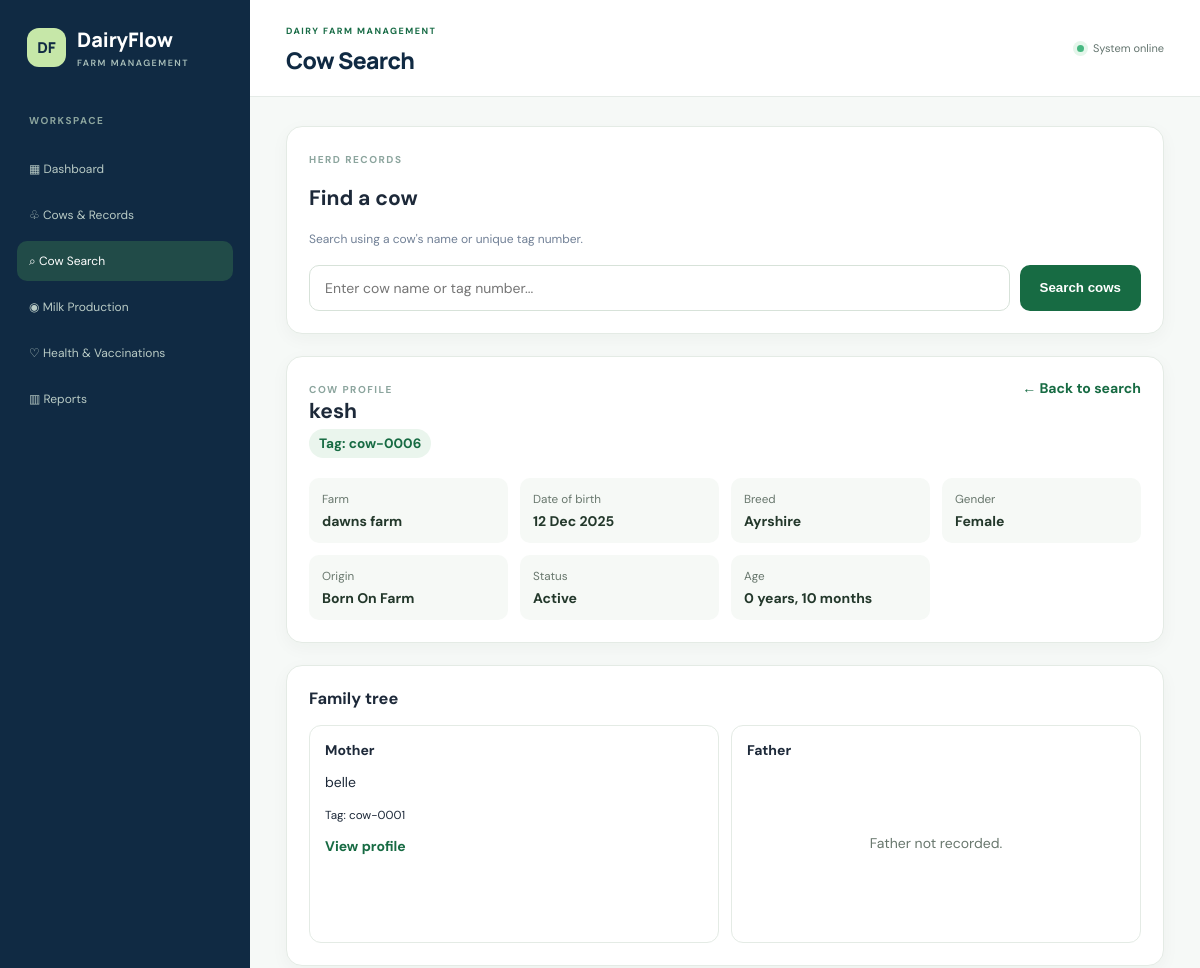
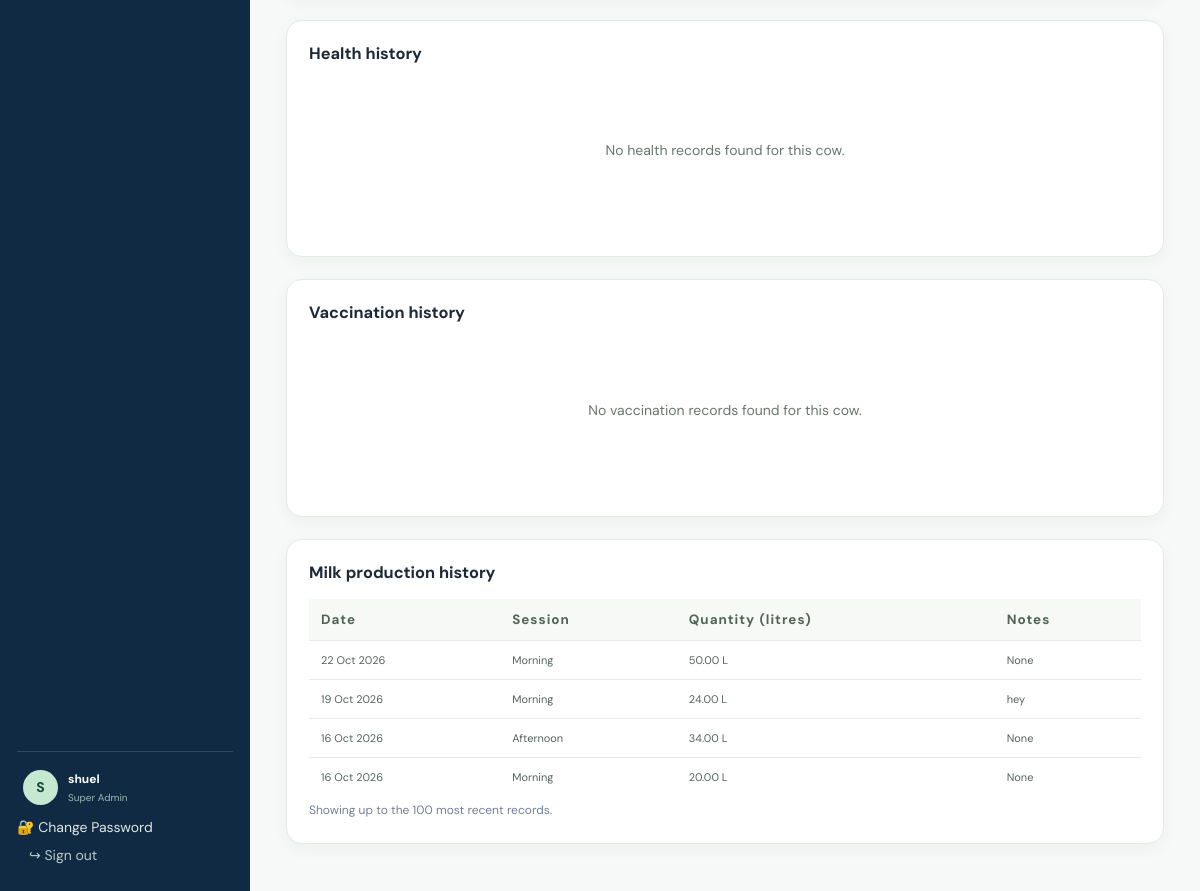
/search.php?cow_id=6 (signed in), run on the app's committed database (2 pictures, top to bottom).
### tables this page shows
CREATE TABLE `cows` (
  `cow_id` int(11) NOT NULL,
  `farm_id` int(11) NOT NULL,
  `tag_number` varchar(50) NOT NULL,
  `cow_name` varchar(100) DEFAULT NULL,
  `date_of_birth` date NOT NULL,
  `breed` varchar(100) DEFAULT NULL,
  `gender` enum('female','male') NOT NULL,
  `origin` enum('born_on_farm','acquired') NOT NULL DEFAULT 'acquired',
  `mother_id` int(11) DEFAULT NULL,
  `father_id` int(11) DEFAULT NULL,
  `status` enum('active','sick','pregnant','dry','sold','deceased') DEFAULT 'active',
  `notes` text DEFAULT NULL,
  `created_at` timestamp NOT NULL DEFAULT current_timestamp(),
  `manager_id` int(11) DEFAULT NULL
);

CREATE TABLE `farms` (
  `farm_id` int(11) NOT NULL,
  `farm_name` varchar(150) NOT NULL,
  `location` varchar(255) DEFAULT NULL,
  `contact_phone` varchar(30) DEFAULT NULL,
  `created_at` timestamp NOT NULL DEFAULT current_timestamp(),
  `status` enum('active','inactive') DEFAULT 'active'
);

CREATE TABLE `milk_production` (
  `production_id` int(11) NOT NULL,
  `farm_id` int(11) NOT NULL,
  `cow_id` int(11) DEFAULT NULL,
  `recorded_by` int(11) DEFAULT NULL,
  `production_date` date NOT NULL,
  `milking_session` enum('morning','afternoon','evening') NOT NULL,
  `quantity_litres` decimal(10,2) NOT NULL,
  `notes` text DEFAULT NULL,
  `created_at` timestamp NOT NULL DEFAULT current_timestamp()
);

### search.php (the view, shortened to what this page needs)
<?php
require_once __DIR__ . '/includes/auth.php';
$pdo->setAttribute(PDO::ATTR_ERRMODE, PDO::ERRMODE_EXCEPTION);
$pdo->setAttribute(PDO::ATTR_DEFAULT_FETCH_MODE, PDO::FETCH_ASSOC);
$role = $_SESSION['role_name'];
$userId = (int) $_SESSION['user_id'];
$farmId = (int) ($_SESSION['farm_id'] ?? 0);
$q = trim((string) ($_GET['q'] ?? ''));
$selectedId = filter_var(
    $_GET['cow_id'] ?? null,
    FILTER_VALIDATE_INT
);
$cow = null;
$mother = null;
$father = null;
$healthRecords = [];
$vaccinations = [];
$milkRecords = [];
function cowAccess(string $alias, string $role, int $farmId, int $userId): array
{
    if ($role === 'super_admin') {
        return ['1=1', []];
    }
    return ["$alias.farm_id = ?", [$farmId]];
}
try {
    if ($selectedId !== false && $selectedId !== null && $selectedId > 0) {
        [$accessSql, $accessParams] = cowAccess(
            'c',
            $role,
            $farmId,
            $userId
        );
        $stmt = $pdo->prepare("
            SELECT c.*, f.farm_name
            FROM cows c
            INNER JOIN farms f ON f.farm_id = c.farm_id
            WHERE c.cow_id = ?
              AND ($accessSql)
            LIMIT 1
        ");
        $stmt->execute(array_merge([$selectedId], $accessParams));
        $cow = $stmt->fetch() ?: null;
    }
    if ($cow) {
        foreach (['mother_id' => 'mother', 'father_id' => 'father'] as $field => $key) {
            $parentId = (int) ($cow[$field] ?? 0);
            if ($parentId > 0) {
                [$parentAccess, $parentParams] = cowAccess(
                    'p',
                    $role,
                    $farmId,
                    $userId
                );
                $stmt = $pdo->prepare("
                    SELECT p.cow_id, p.cow_name, p.tag_number,
                           p.breed, p.gender
                    FROM cows p
                    WHERE p.cow_id = ?
                      AND ($parentAccess)
                    LIMIT 1
                ");
                $stmt->execute(array_merge([$parentId], $parentParams));
            }
        }
        $stmt = $pdo->prepare("
            SELECT health_id, condition_name, symptoms, treatment,
                   veterinarian, record_date, next_checkup, status
            FROM health_records
            WHERE cow_id = ?
            ORDER BY record_date DESC, health_id DESC
        ");
        $stmt->execute([(int) $cow['cow_id']]);
        $healthRecords = $stmt->fetchAll();
        $stmt = $pdo->prepare("
            SELECT vaccination_id, vaccine_name, vaccination_date,
                   next_due_date, administered_by, notes
            FROM vaccinations
            WHERE cow_id = ?
            ORDER BY vaccination_date DESC, vaccination_id DESC
        ");
        $stmt->execute([(int) $cow['cow_id']]);
        $vaccinations = $stmt->fetchAll();
        $stmt = $pdo->prepare("
            SELECT production_date, milking_session,
                   quantity_litres, notes
            FROM milk_production
            WHERE cow_id = ?
              AND farm_id = ?
            ORDER BY production_date DESC, production_id DESC
            LIMIT 100
        ");
        $stmt->execute([
            (int) $cow['cow_id'],
            (int) $cow['farm_id']
        ]);
        $milkRecords = $stmt->fetchAll();
    }
} catch (Throwable $exception) {
    error_log('Cow search error: ' . $exception->getMessage());
    $error = 'Something went wrong while loading cow records. Please try again.';
}
function searchEscape(mixed $value): string
{
    return htmlspecialchars((string) ($value ?? ''), ENT_QUOTES, 'UTF-8');
}
function displayDate(?string $date): string
{
    return date('d M Y', strtotime($date));
}
$dashboardUrl = match ($role) {
    'super_admin' => 'super_admin.php',
    'admin' => 'admin.php',
    'farm_manager' => 'farm_manager.php',
    default => 'index.php'
};
?>
<!DOCTYPE html>
<html lang="en">
<head>
    <link rel="stylesheet" href="assets/style.css">
</head>
<body>
    <div class="app-shell">
        <aside class="sidebar">
            <a href="<?= searchEscape($dashboardUrl) ?>" class="brand">
                <span class="logo small-logo">DF</span>
                <span>DairyFlow<small>FARM MANAGEMENT</small></span>
            </a>
            <p class="nav-label">WORKSPACE</p>
            <nav>
                <a href="<?= searchEscape($dashboardUrl) ?>">▦ Dashboard</a>
                <a href="cows.php">♧ Cows &amp; Records</a>
                <a class="active" href="search.php">⌕ Cow Search</a>
                <a href="milk.php">◉ Milk Production</a>
                <a href="health.php">♡ Health &amp; Vaccinations</a>
                <a href="reports.php">▥ Reports</a>
            </nav>
            <div class="sidebar-bottom">
                <div class="user-chip">
                    <div class="avatar"><?= searchEscape(strtoupper(substr((string) ($_SESSION['full_name'] ?? 'U'), 0, 1))) ?></div>
                    <div>
                        <strong><?= searchEscape($_SESSION['full_name'] ?? 'User') ?></strong>
                        <small><?= searchEscape(ucwords(str_replace('_', ' ', $role))) ?></small>
                    </div>
                </div>
                <a class="nav-link" href="change_password.php">🔐 Change Password</a>
                <a class="logout" href="logout.php">↪ Sign out</a>
            </div>
        </aside>
        <main class="main-area">
            <header class="topbar">
                <div>
                    <span class="eyebrow">DAIRY FARM MANAGEMENT</span>
                    <h1>Cow Search</h1>
                </div>
                <div class="topbar-right">
                    <span class="status-dot"></span> System online
                </div>
            </header>
            <div class="content">
                <div class="search-wrap">
                    <section class="search-panel">
                        <span class="eyebrow">HERD RECORDS</span>
                        <h2>Find a cow</h2>
                        <p class="muted">Search using a cow's name or unique tag number.</p>
                        <form class="search-form" method="get" action="search.php">
                            <input
                                type="search"
                                name="q"
                                value="<?= searchEscape($q) ?>"
                                placeholder="Enter cow name or tag number..."
                                aria-label="Cow name or tag number"
                                required>
                            <button class="search-button" type="submit">Search cows</button>
                        </form>
                    </section>
                    <?php if ($cow): ?>
                        <section class="profile-panel">
                            <div class="profile-heading">
                                <div>
                                    <span class="eyebrow">COW PROFILE</span>
                                    <h2><?= searchEscape($cow['cow_name'] ?: 'Unnamed cow') ?></h2>
                                    <span class="tag">Tag: <?= searchEscape($cow['tag_number']) ?></span>
                                </div>
                                <a class="back-link" href="search.php<?= $q !== '' ? '?q=' . urlencode($q) : '' ?>">← Back to search</a>
                            </div>
                            <div class="detail-grid">
                                <div class="detail-item"><small>Farm</small><strong><?= searchEscape($cow['farm_name']) ?></strong></div>
                                <div class="detail-item"><small>Date of birth</small><strong><?= searchEscape(displayDate($cow['date_of_birth'])) ?></strong></div>
                                <div class="detail-item"><small>Breed</small><strong><?= searchEscape($cow['breed'] ?: 'Not recorded') ?></strong></div>
                                <div class="detail-item"><small>Gender</small><strong><?= searchEscape(ucfirst($cow['gender'])) ?></strong></div>
                                <div class="detail-item"><small>Origin</small><strong><?= searchEscape(ucwords(str_replace('_', ' ', $cow['origin']))) ?></strong></div>
                                <div class="detail-item"><small>Status</small><strong><?= searchEscape(ucfirst($cow['status'] ?? 'Unknown')) ?></strong></div>
                                <div class="detail-item"><small>Age</small>
                                    <strong>
                                        <?php
                                        $birth = new DateTimeImmutable($cow['date_of_birth']);
                                        $today = new DateTimeImmutable('today');
                                        echo searchEscape($birth->diff($today)->y . ' years, ' . $birth->diff($today)->m . ' months');
                                        ?>
                                    </strong>
                                </div>
                            </div>
                        </section>
                        <section class="record-panel">
                            <h3>Family tree</h3>
                            <div class="family-grid">
                                <div class="family-card">
                                    <strong>Mother</strong>
                                    <?php if ($mother): ?>
                                        <p><?= searchEscape($mother['cow_name'] ?: 'Unnamed cow') ?></p>
                                        <small>Tag: <?= searchEscape($mother['tag_number']) ?></small>
                                        <?php if ($mother['cow_id'] !== $cow['cow_id']): ?>
                                            <p><a class="back-link" href="search.php?cow_id=<?= (int) $mother['cow_id'] ?>">View profile</a></p>
                                        <?php endif; ?>
                                    <?php elseif (!empty($cow['mother_id'])): ?>
                                        <p class="empty-state">Recorded parent is outside your access scope.</p>
                                    <?php else: ?>
                                        <p class="empty-state">Mother not recorded.</p>
                                    <?php endif; ?>
                                </div>
                                <div class="family-card">
                                    <strong>Father</strong>
                                    <?php if ($father): ?>
                                        <p><?= searchEscape($father['cow_name'] ?: 'Unnamed cow') ?></p>
                                        <small>Tag: <?= searchEscape($father['tag_number']) ?></small>
                                        <?php if ($father['cow_id'] !== $cow['cow_id']): ?>
                                            <p><a class="back-link" href="search.php?cow_id=<?= (int) $father['cow_id'] ?>">View profile</a></p>
                                        <?php endif; ?>
                                    <?php elseif (!empty($cow['father_id'])): ?>
                                        <p class="empty-state">Recorded parent is outside your access scope.</p>
                                    <?php else: ?>
                                        <p class="empty-state">Father not recorded.</p>
                                    <?php endif; ?>
                                </div>
                            </div>
                        </section>
                        <section class="record-panel">
                            <h3>Health history</h3>
                            <?php if (!$healthRecords): ?>
                                <p class="empty-state">No health records found for this cow.</p>
                            <?php endif; ?>
                        </section>
                        <section class="record-panel">
                            <h3>Vaccination history</h3>
                            <?php if (!$vaccinations): ?>
                                <p class="empty-state">No vaccination records found for this cow.</p>
                            <?php endif; ?>
                        </section>
                        <section class="record-panel">
                            <h3>Milk production history</h3>
                            <?php if (!$milkRecords): ?>
                                <p class="empty-state">No milk production records found for this cow.</p>
                            <?php else: ?>
                                <div class="table-scroll">
                                    <table class="record-table">
                                        <thead>
                                            <tr>
                                                <th>Date</th>
                                                <th>Session</th>
                                                <th>Quantity (litres)</th>
                                                <th>Notes</th>
                                            </tr>
                                        </thead>
                                        <tbody>
                                            <?php foreach ($milkRecords as $record): ?>
                                                <tr>
                                                    <td><?= searchEscape(displayDate($record['production_date'])) ?></td>
                                                    <td><?= searchEscape(ucfirst($record['milking_session'])) ?></td>
                                                    <td><?= number_format((float) $record['quantity_litres'], 2) ?> L</td>
                                                    <td><?= searchEscape($record['notes'] ?: 'None') ?></td>
                                                </tr>
                                            <?php endforeach; ?>
                                        </tbody>
                                    </table>
                                </div>
                                <p class="muted">Showing up to the 100 most recent records.</p>
                            <?php endif; ?>
                        </section>
                    <?php endif; ?>
                </div>
            </div>
        </main>
    </div>
</body>
</html>

### data on the page
cows: cow_name "kesh", tag_number "cow-0006", farm.farm_name "dawns farm", date_of_birth "12 Dec 2025", breed "Ayrshire", gender "Female", origin "Born On Farm", status "Active", date_of_birth "0 years, 10 months"
cows: cow_name "belle", tag_number "cow-0001"
milk_production: production_date "22 Oct 2026", milking_session "Morning", quantity_litres "50.00", notes "None"
milk_production: production_date "19 Oct 2026", milking_session "Morning", quantity_litres "24.00", notes "hey"
milk_production: production_date "16 Oct 2026", milking_session "Afternoon", quantity_litres "34.00", notes "None"
milk_production: production_date "16 Oct 2026", milking_session "Morning", quantity_litres "20.00", notes "None"

### other printed values
searchEscape($_SESSION['full_name'] ?? 'User') "shuel"
searchEscape(ucwords(str_replace('_', ' ', $role))) "Super Admin"
